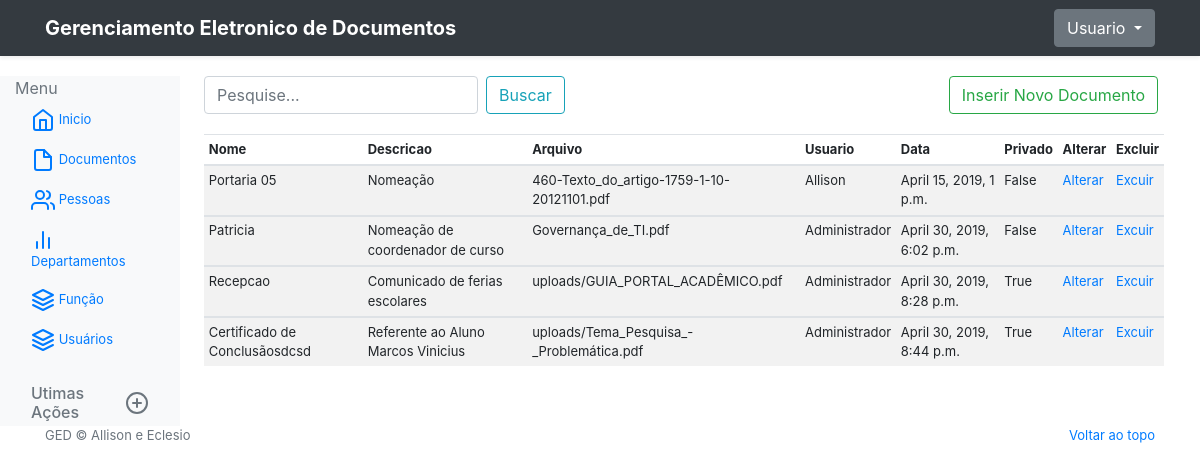
The page /dashboard/documentos/ (signed in) on the database as committed earlier.
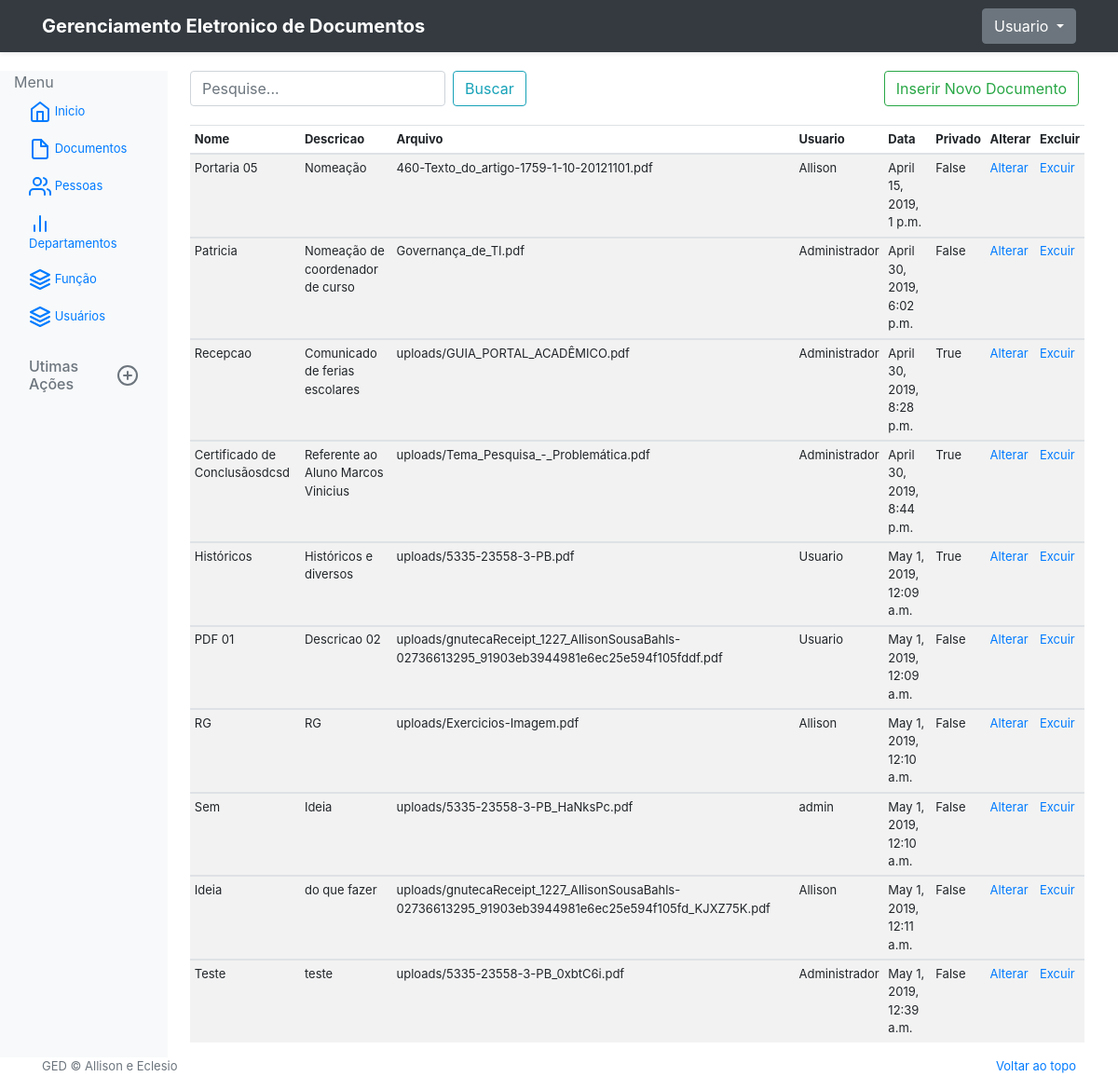
The same page on the database as committed later.
### GED/models.py (models this page shows, shortened)
class Documento(models.Model):
    nome = models.CharField(max_length=100)
    data_cadastro = models.DateTimeField(auto_now_add=True)
    descricao = models.CharField(max_length=1000)
    arquivo = models.FileField(upload_to='uploads/')
    pessoa_dono = models.ForeignKey(Pessoa, related_name='pessoa_doc_dono', verbose_name="Referente a", on_delete=models.PROTECT, null = True)
    pessoa_usuario = models.ForeignKey(User, related_name='pessoa_doc_usuario', verbose_name="Responsável", on_delete=models.PROTECT, null = True)
    documento_privado = models.BooleanField(default=False)

### GED/views.py (the view)
# urls.py: path('dashboard/documentos/', dashboard_documentos, name='dashboard_documentos'),
@login_required
def dashboard_documentos(request):
    documentos = Documento.objects.filter()
    return render(request, 'model-details.html', {'documentos':documentos})

### GED/templates/model-details.html (shortened to what this page needs)
{% extends "base-menu.html" %}
{% block main %}
<div class="search-field">
    <form action="{% url 'dashboard_busca_documentos' %}" method="POST" class="form-inline my-2 my-lg-0">
        <input name="consulta" class="form-control mr-sm-2" type="search" placeholder="Pesquise..." aria-label="Search">
        <button class="btn btn-outline-info my-2 my-sm-0" type="submit">Buscar</button>
    </form>
    <div style="margin-left: 40%">
        <form action="{% url 'create_documents' %}">
            <button class="btn btn-outline-success my-2 my-sm-0" type="submit">Inserir Novo
                Documento</button>
        </form>
    </div>
</div>
<div class="table-responsive">
    <table class="table table-striped table-sm">
        <thead>
            <tr>
                <th>Nome</th>
                <th>Descricao</th>
                <th>Arquivo</th>
                <th>Usuario</th>
                <th>Data</th>
                <th>Privado</th>
                <th>Alterar</th>
                <th>Excluir</th>
            </tr>
        </thead>
        {% for doc in documentos %}
        <tbody>
            <tr>
                <td>{{ doc.nome }}</td>
                <td>{{ doc.descricao }}</td>
                <td>{{ doc.arquivo }}</td>
                <td>{{ doc.pessoa_usuario }}</td>
                <td>{{ doc.data_cadastro }}</td>
                <td>{{ doc.documento_privado }}</td>
                <td><a href="{% url 'update_documento' doc.id %}">Alterar</a></td>
                <td><a href="{% url 'delete_documento' doc.id %}">Excuir</a></td>
            </tr>
        </tbody>
        {% endfor %}
    </table>
</div>
{% endblock main %}

Rows that differ between the two databases and show on the page:
added Documento: nome "Históricos", descricao "Históricos e diversos", arquivo "uploads/5335-23558-3-PB.pdf", pessoa_usuario "Usuario", data_cadastro "May 1, 2019, 12:09 a.m.", documento_privado "True"
added Documento: nome "PDF 01", descricao "Descricao 02", arquivo "uploads/gnutecaReceipt_1227_AllisonSousaBahls-02736613295_91903eb3944981e6ec25e594f105fddf.pdf", pessoa_usuario "Usuario", data_cadastro "May 1, 2019, 12:09 a.m.", documento_privado "False"
added Documento: nome "RG", descricao "RG", arquivo "uploads/Exercicios-Imagem.pdf", pessoa_usuario "Allison", data_cadastro "May 1, 2019, 12:10 a.m.", documento_privado "False"
added Documento: nome "Sem", descricao "Ideia", arquivo "uploads/5335-23558-3-PB_HaNksPc.pdf", pessoa_usuario "admin", data_cadastro "May 1, 2019, 12:10 a.m.", documento_privado "False"
added Documento: nome "Ideia", descricao "do que fazer", arquivo "uploads/gnutecaReceipt_1227_AllisonSousaBahls-02736613295_91903eb3944981e6ec25e594f105fd_KJXZ75K.pdf", pessoa_usuario "Allison", data_cadastro "May 1, 2019, 12:11 a.m.", documento_privado "False"
added Documento: nome "Teste", descricao "teste", arquivo "uploads/5335-23558-3-PB_0xbtC6i.pdf", pessoa_usuario "Administrador", data_cadastro "May 1, 2019, 12:39 a.m.", documento_privado "False"
